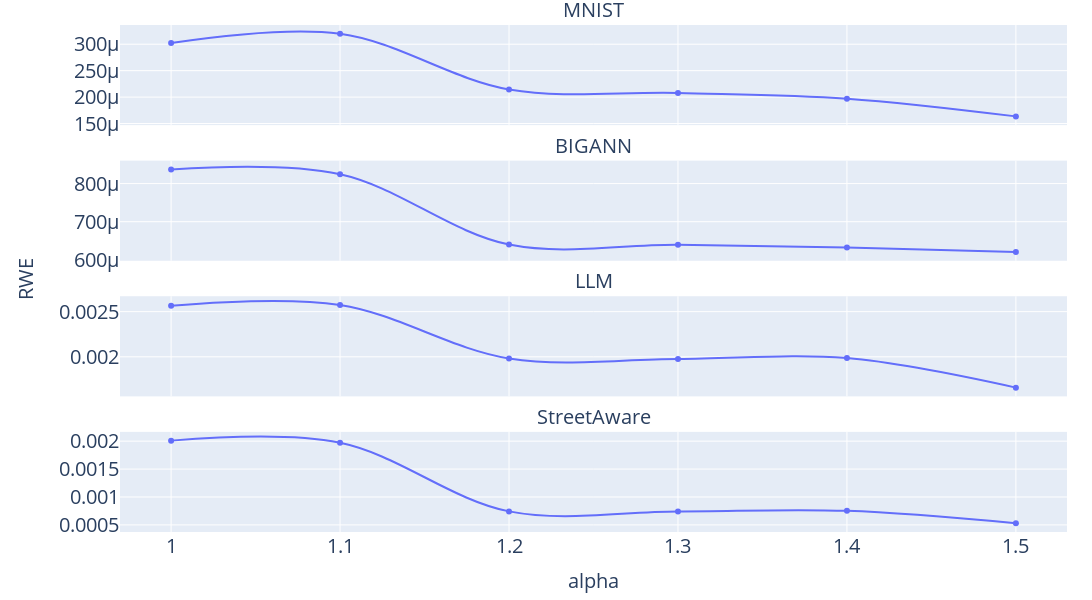

This figure's notebook cell:
### Code cell
fig = px.line(filtered_df_alpha_comparisons, x="alpha", y="Total weight error", facet_col="dataset",markers=True,line_shape='spline',facet_col_wrap=1)

fig.for_each_yaxis(lambda y: y.update(showticklabels=True,matches=None, title = None,tickfont = dict(size=20)))
fig.add_annotation(
    showarrow=False,
    xanchor='center',
    xref='paper', 
    x=-0.1, 
    yanchor='middle',
    yref='paper',
    y=0.5,
    textangle=-90,
    text='RWE'
)
fig.update_xaxes(tickfont=dict(size=20), title_font = dict(size=20))
fig.for_each_annotation(lambda a: a.update(text=a.text.split("=")[-1], font = {'size': 20}))
fig.update_layout(margin = dict(t=25, l=120, r=25, b=25),
                        height=600,
                        width=1200)

fig.write_image("../images/updated_Impact-alpha-RWE.png", scale=3)
fig.show()

### Figure 1 — Plotly figure (JSON) as saved in the notebook; plotly's stock layout.template omitted (floating-point values rounded to 4 significant figures)
{"data": [{"hovertemplate": "dataset=MNIST<br>alpha=%{x}<br>Total weight error=%{y}<extra></extra>", "legendgroup": "", "line": {"color": "#636efa", "dash": "solid", "shape": "spline"}, "marker": {"symbol": "circle"}, "mode": "lines+markers", "name": "", "orientation": "v", "showlegend": false, "type": "scatter", "x": [1, 1.1, 1.2, 1.3, 1.4, 1.5], "xaxis": "x4", "y": [0.0003022, 0.0003198, 0.0002145, 0.0002079, 0.0001971, 0.0001636], "yaxis": "y4"}, {"hovertemplate": "dataset=BIGANN<br>alpha=%{x}<br>Total weight error=%{y}<extra></extra>", "legendgroup": "", "line": {"color": "#636efa", "dash": "solid", "shape": "spline"}, "marker": {"symbol": "circle"}, "mode": "lines+markers", "name": "", "orientation": "v", "showlegend": false, "type": "scatter", "x": [1, 1.1, 1.2, 1.3, 1.4, 1.5], "xaxis": "x3", "y": [0.0008373, 0.0008246, 0.00064, 0.0006396, 0.0006322, 0.0006205], "yaxis": "y3"}, {"hovertemplate": "dataset=LLM<br>alpha=%{x}<br>Total weight error=%{y}<extra></extra>", "legendgroup": "", "line": {"color": "#636efa", "dash": "solid", "shape": "spline"}, "marker": {"symbol": "circle"}, "mode": "lines+markers", "name": "", "orientation": "v", "showlegend": false, "type": "scatter", "x": [1, 1.1, 1.2, 1.3, 1.4, 1.5], "xaxis": "x2", "y": [0.002566, 0.002573, 0.001983, 0.001976, 0.001986, 0.001659], "yaxis": "y2"}, {"hovertemplate": "dataset=StreetAware<br>alpha=%{x}<br>Total weight error=%{y}<extra></extra>", "legendgroup": "", "line": {"color": "#636efa", "dash": "solid", "shape": "spline"}, "marker": {"symbol": "circle"}, "mode": "lines+markers", "name": "", "orientation": "v", "showlegend": false, "type": "scatter", "x": [1, 1.1, 1.2, 1.3, 1.4, 1.5], "xaxis": "x", "y": [0.00201, 0.001971, 0.0007427, 0.0007422, 0.0007519, 0.0005302], "yaxis": "y"}], "layout": {"annotations": [{"font": {"size": 20}, "showarrow": false, "text": "StreetAware", "x": 0.5, "xanchor": "center", "xref": "paper", "y": 0.1975, "yanchor": "bottom", "yref": "paper"}, {"font": {"size": 20}, "showarrow": false, "text": "LLM", "x": 0.5, "xanchor": "center", "xref": "paper", "y": 0.465, "yanchor": "bottom", "yref": "paper"}, {"font": {"size": 20}, "showarrow": false, "text": "BIGANN", "x": 0.5, "xanchor": "center", "xref": "paper", "y": 0.7325, "yanchor": "bottom", "yref": "paper"}, {"font": {"size": 20}, "showarrow": false, "text": "MNIST", "x": 0.5, "xanchor": "center", "xref": "paper", "y": 1, "yanchor": "bottom", "yref": "paper"}, {"font": {"size": 20}, "showarrow": false, "text": "RWE", "textangle": -90, "x": -0.1, "xanchor": "center", "xref": "paper", "y": 0.5, "yanchor": "middle", "yref": "paper"}], "height": 600, "legend": {"tracegroupgap": 0}, "margin": {"b": 25, "l": 120, "r": 25, "t": 25}, "width": 1200, "xaxis": {"anchor": "y", "domain": [0, 1], "tickfont": {"size": 20}, "title": {"font": {"size": 20}, "text": "alpha"}}, "xaxis2": {"anchor": "y2", "domain": [0, 1], "matches": "x", "showticklabels": false, "tickfont": {"size": 20}, "title": {"font": {"size": 20}}}, "xaxis3": {"anchor": "y3", "domain": [0, 1], "matches": "x", "showticklabels": false, "tickfont": {"size": 20}, "title": {"font": {"size": 20}}}, "xaxis4": {"anchor": "y4", "domain": [0, 1], "matches": "x", "showticklabels": false, "tickfont": {"size": 20}, "title": {"font": {"size": 20}}}, "yaxis": {"anchor": "x", "domain": [0, 0.1975], "showticklabels": true, "tickfont": {"size": 20}, "title": {}}, "yaxis2": {"anchor": "x2", "domain": [0.2675, 0.465], "showticklabels": true, "tickfont": {"size": 20}, "title": {}}, "yaxis3": {"anchor": "x3", "domain": [0.535, 0.7325], "showticklabels": true, "tickfont": {"size": 20}, "title": {}}, "yaxis4": {"anchor": "x4", "domain": [0.8025, 1], "showticklabels": true, "tickfont": {"size": 20}, "title": {}}}}
